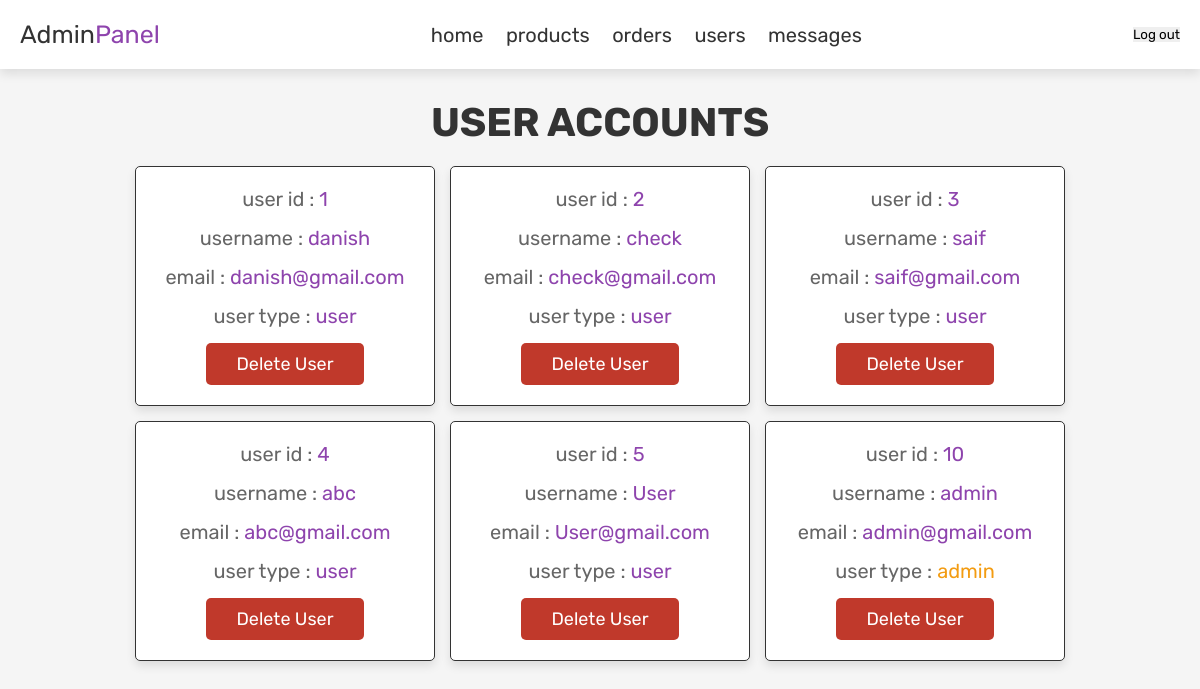
/dashboard/admin_users.php (signed in), run on the app's committed database.
### tables this page shows
CREATE TABLE `user` (
  `id` int(100) NOT NULL,
  `name` varchar(100) NOT NULL,
  `email` varchar(100) NOT NULL,
  `password` varchar(100) NOT NULL,
  `user_type` varchar(20) NOT NULL
);

### dashboard/admin_users.php (the view, shortened to what this page needs)
<?php
include 'config.php';
?>
<!DOCTYPE html>
<html lang="en">
<head>
   <link rel="stylesheet" href="https://cdnjs.cloudflare.com/ajax/libs/font-awesome/6.0.0/css/all.min.css">
   <link rel="stylesheet" href="css/admin_style.css">
</head>
<body>
<?php include 'admin_header.php'; ?>
<section class="users">
<h1 class="title"> user accounts </h1>
<div class="box-container">
   <?php
      $select_users = mysqli_query($conn, "SELECT * FROM `user`") or die('query failed');
      while($fetch_users = mysqli_fetch_assoc($select_users)){
   ?>
   <div class="box">
      <p> user id : <span><?php echo $fetch_users['id']; ?></span> </p>
      <p> username : <span><?php echo $fetch_users['name']; ?></span> </p>
      <p> email : <span><?php echo $fetch_users['email']; ?></span> </p>
      <p> user type : <span style="color:<?php if($fetch_users['user_type'] == 'admin'){ echo 'var(--orange)'; } ?>"><?php echo $fetch_users['user_type']; ?></span> </p>
      <a href="admin_users.php?delete= <?php echo $fetch_users['id']; ?>" onclick="return confirm('delete this user?');" class="delete-btn">delete user</a>
   </div>
   <?php
      };
   ?>
</div>
</section>
</body>
</html>

### dashboard/admin_header.php (shortened to what this page needs)
<header class="header">
   <div class="flex">
      <a href="admin_page.php" class="logo">Admin<span>Panel</span></a>
      <nav class="navbar">
         <a href="admin_page.php">home</a>
         <a href="admin_products.php">products</a>
         <a href="admin_orders.php">orders</a>
         <a href="admin_users.php">users</a>
         <a href="admin_contacts.php">messages</a>
      </nav>
      <div class="icons">
         <a href="login.php"><span><button>Log out</button></a>
      </div>
   </div>
</header>

### dashboard/css/admin_style.css (style rules this page uses)
:root { --purple:#8e44ad; --red:#c0392b; --orange:#f39c12; --black:#333; --white:#fff; --light-color:#666; --light-white:#ccc; --light-bg:#f5f5f5; --border:.1rem solid var(--black); --box-shadow:0 .5rem 1rem rgba(0,0,0,.1); }
* { font-family: 'Rubik', sans-serif; margin:0; padding:0; box-sizing: border-box; outline: none; border:none; text-decoration: none; transition:all .2s linear; }
html { font-size: 62.5%; overflow-x: hidden; }
body { background-color: var(--light-bg); }
section { padding:3rem 2rem; }
.title { text-align: center; margin-bottom: 2rem; text-transform: uppercase; color:var(--black); font-size: 4rem; }
.btn, .option-btn, .delete-btn, .white-btn { display: inline-block; margin-top: 1rem; padding:1rem 3rem; cursor: pointer; color:var(--white); font-size: 1.8rem; border-radius: .5rem; text-transform: capitalize; }
.delete-btn { background-color: var(--red); }
.header { position: sticky; top:0; left:0; right:0; z-index: 1000; background-color: var(--white); box-shadow: var(--box-shadow); }
.header .flex { display: flex; align-items: center; padding:2rem; justify-content: space-between; position: relative; max-width: 1200px; margin:0 auto; }
.header .flex .logo { font-size: 2.5rem; color:var(--black); }
.header .flex .logo span { color:var(--purple); }
.header .flex .navbar a { margin:0 1rem; font-size: 2rem; color:var(--black); }
.users .box-container { display: grid; grid-template-columns: repeat(auto-fit, 30rem); justify-content: center; gap:1.5rem; max-width: 1200px; margin:0 auto; align-items: flex-start; }
.users .box-container .box { background-color: var(--white); padding:2rem; border:var(--border); box-shadow: var(--box-shadow); border-radius: .5rem; text-align: center; }
.users .box-container .box p { padding-bottom: 1.5rem; font-size: 2rem; color:var(--light-color); }
.users .box-container .box p span { color:var(--purple); }
.users .box-container .box .delete-btn { margin-top: 0; }

### data on the page
user: id "1", name "danish", email "danish@gmail.com", user_type "user"
user: id "2", name "check", email "check@gmail.com", user_type "user"
user: id "3", name "saif", email "saif@gmail.com", user_type "user"
user: id "4", name "abc", email "abc@gmail.com", user_type "user"
user: id "5", name "User", email "User@gmail.com", user_type "user"
user: id "10", name "admin", email "admin@gmail.com", user_type "admin"
